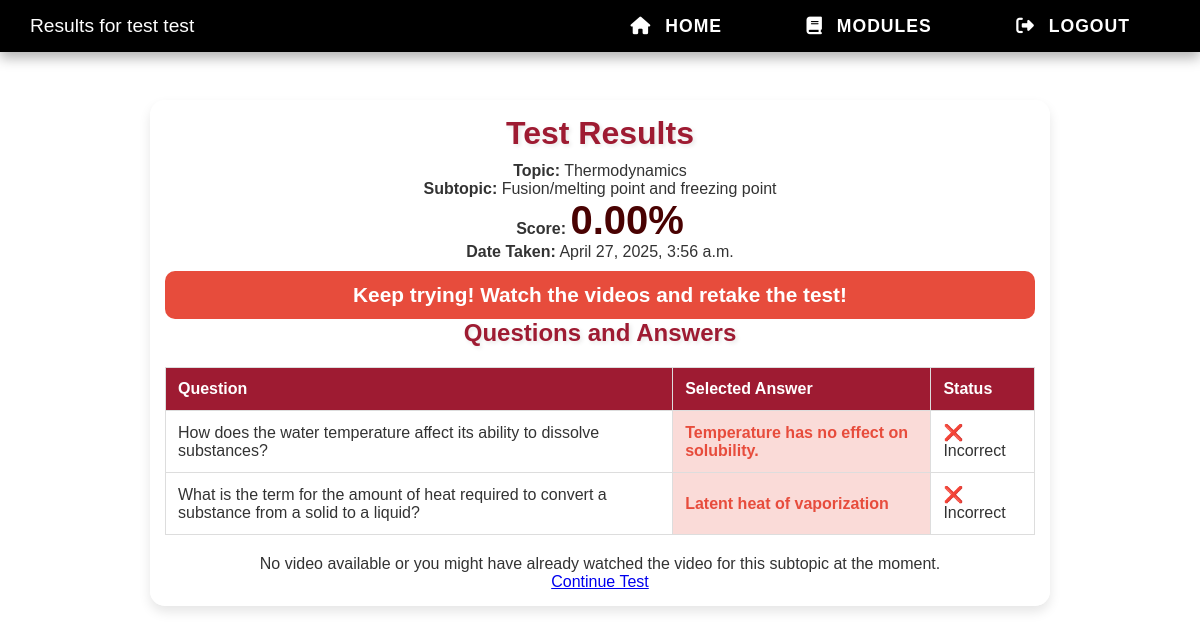
Page /test-results/1/1/ (signed in) on the earlier database version.
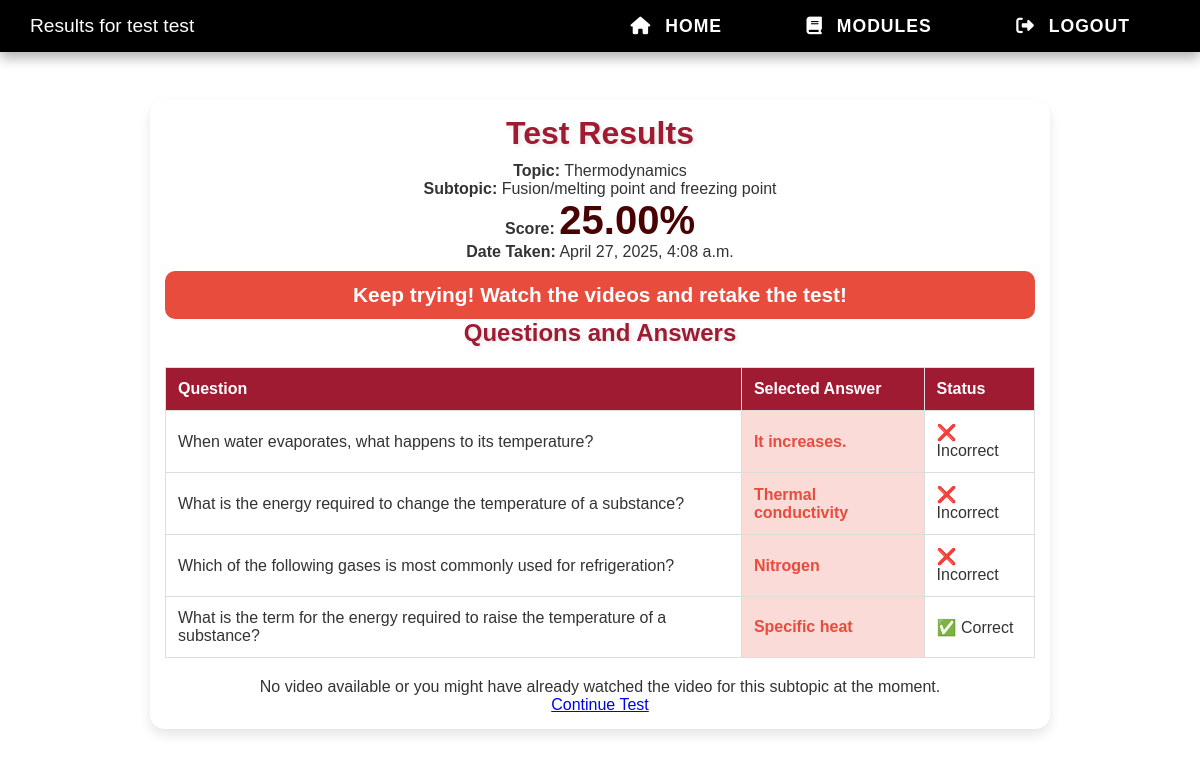
Same page on the later database version.
### my_app/models.py (models this page shows, shortened)
class Topic(models.Model):
    topic_id = models.AutoField(primary_key=True)
    topic_name = models.CharField(max_length=30)
    topic_order = models.IntegerField()

class Subtopic(models.Model):
    topic = models.ForeignKey(Topic, related_name="subtopics", on_delete=models.CASCADE)
    subtopic_id = models.AutoField(primary_key=True)
    subtopic_name = models.CharField(max_length=255)
    subtopic_order_number = models.IntegerField()
    def __str__(self):
        return self.subtopic_name

class Assessment(models.Model):
    assessment_id = models.AutoField(primary_key=True)
    student = models.ForeignKey(Student, on_delete=models.CASCADE, to_field="student_id")
    date_taken = models.DateTimeField(auto_now_add=True)
    score = models.DecimalField(max_digits=5, decimal_places=2, default=0.00)
    topic = models.ForeignKey(Topic, related_name="assessments", on_delete=models.CASCADE)
    subtopic = models.ForeignKey(Subtopic, related_name="assessments", on_delete=models.CASCADE)
    level = models.CharField(max_length=15)
    questions = models.ManyToManyField(Question)

class AssessmentResponse(models.Model):
    response_id = models.AutoField(primary_key=True)
    assessment = models.ForeignKey(Assessment, on_delete=models.CASCADE)
    question = models.ForeignKey(Question, on_delete=models.CASCADE)
    selected_option = models.ForeignKey(Option, on_delete=models.SET_NULL, null=True)

class Question(models.Model):
    question_id = models.AutoField(primary_key=True)
    question_text = models.TextField()
    topic = models.ForeignKey(Topic, related_name="questions", on_delete=models.CASCADE)
    subtopic = models.ForeignKey(Subtopic, related_name="questions", on_delete=models.CASCADE)
    assigned_at = models.IntegerField(choices=[(0, 'Before Assignment'), (1, 'After Assignment')], default=0)
    difficulty_level = models.CharField(max_length=15, choices=[
        ('Beginner', 'Beginner'),
        ('Intermediate', 'Intermediate'),
        ('Advanced', 'Advanced'),
    ])

class Option(models.Model):
    option_id = models.AutoField(primary_key=True)
    question = models.ForeignKey(Question, on_delete=models.CASCADE, related_name="options")
    option_text = models.CharField(max_length=255)
    is_correct = models.BooleanField(default=False)

### my_app/views.py (the view, shortened to what this page needs)
# urls.py: path('test-results/<int:topic_id>/<int:subtopic_id>/', test_results, name='test_results'),
@login_required
def test_results(request, topic_id, subtopic_id):
    try:
        student = get_object_or_404(Student, user=request.user)
        topic = get_object_or_404(Topic, topic_id=topic_id)
        subtopic = get_object_or_404(Subtopic, subtopic_id=subtopic_id, topic=topic)
        assessment = Assessment.objects.filter(student=student, topic=topic).order_by("-date_taken").first()
        if not assessment:
            return JsonResponse({"error": "No assessment data found for this topic."}, status=404)
        responses = AssessmentResponse.objects.filter(assessment=assessment)
        score = assessment.score
        print(subtopic)
        video_progress_entries = VideoProgress.objects.filter(student=student, subtopic=subtopic)
        print("Video - test results - ", video_progress_entries)
        video_data = []
        video_url = None
        progress = Progress.objects.filter(student=student, current_subtopic=subtopic).first()
        print("Progress - ", progress)
        if not video_progress_entries.exists() and progress:
            progress.video_watched = True
            progress.save()
        context = {
            "student_name": f"{student.first_name} {student.last_name}",
            "topic": topic,
            "subtopic": subtopic,
            "score": score,
            "date_taken": assessment.date_taken,
            "responses": responses,
            "video_data": video_data,
            "video_url": video_url,
            "student_id": student.student_id,
            "score_after": progress.score_after if progress else None,
        }
        return render(request, "my_app/test_results.html", context)
    except Exception as e:
        print("Error in test_results:", e)
        return JsonResponse({"error": str(e)}, status=400)

### my_app/models.py (called while the page is built)
    def __str__(self):
        return f"{self.first_name} {self.last_name}"

    def __str__(self):
        return self.title

    def __str__(self):
        return f"Progress of {self.student} in {self.module}"

### my_app/Templates/my_app/test_results.html (shortened to what this page needs)
{% load static %}
<!DOCTYPE html>
<html lang="en">
<head>
    <link rel="stylesheet" href="{% static 'CSS/testResults.css' %}?v=3">
</head>
<body>
    <nav class="navbar">
        <div class="left">
            <span class="welcome-text">Results for {{ student_name }}</span>
        </div>
        <div class="right">
            <a href="{% url 'home' %}" class="nav-link"><i class="fas fa-home"></i> Home</a>
            <a href="{% url 'modules' %}" class="nav-link"><i class="fas fa-book"></i> Modules</a>
            <a href="{% url 'logout' %}" class="nav-link"><i class="fas fa-sign-out-alt"></i> Logout</a>
        </div>
    </nav>
    <div class="results-container">
        <h1>Test Results</h1>
        <p><strong>Topic:</strong> {{ topic.topic_name }}</p>
        <p><strong>Subtopic:</strong> {{ subtopic.subtopic_name }}</p>
        <p><strong>Score:</strong> <span class="score">{{ score }}%</span></p>
        <p><strong>Date Taken:</strong> {{ date_taken }}</p>
        <div id="feedback-message"></div>
        <h2>Questions and Answers</h2>
        <table class="results-table">
            <thead>
                <tr>
                    <th>Question</th>
                    <th>Selected Answer</th>
                    <th>Status</th>
                </tr>
            </thead>
            <tbody>
                {% for response in responses %}
                <tr>
                    <td>{{ response.question.question_text }}</td>
                    <td class="{% if response.correct %}correct-answer{% else %}incorrect-answer{% endif %}">
                        {{ response.selected_option.option_text }}
                    </td>
                    <td>
                        {% if response.selected_option.is_correct %}
                            ✅ Correct
                        {% else %}
                            ❌ Incorrect
                        {% endif %}
                    </td>
                </tr>
                {% endfor %}
            </tbody>
        </table>
        <div class="learning-section">
            {% if video_url %}
                <h3>Missed a few questions? Watch the video module to improve!</h3>
                <a href="{% url 'learning_video' topic_id=topic.topic_id subtopic_id=subtopic.subtopic_id %}" class="watch-video-button">
                    Watch Learning Video
                </a>
            {% else %}
                {% if score_after %}
                    <p>You’ve already completed this subtopic and watched the video.</p>
                        <p>Click on the modules to see which is next subtopic.</p>
                {% else %}
                    <p>No video available or you might have already watched the video for this subtopic at the moment.</p>
                    <a href="{% url 'test' topic_id=topic.topic_id subtopic_id=subtopic.subtopic_id %}" class="start-btn">
                        Continue Test
                    </a>
                {% endif %}
            {% endif %}
        </div>
    </div>
</body>
</html>

### my_app/Static/CSS/testResults.css (style rules this page uses)
* { margin: 0; padding: 0; box-sizing: border-box; }
body { font-family: 'Arial', sans-serif; background-color: white; color: #333; height: 100vh; display: flex; flex-direction: column; justify-content: flex-start; align-items: center; }
.navbar { display: flex; justify-content: space-between; align-items: center; width: 100%; background-color: #000; padding: 15px 30px; box-shadow: 0 6px 12px rgba(0, 0, 0, 0.3); position: fixed; top: 0; left: 0; z-index: 10; }
.navbar .left .welcome-text { font-size: 1.2rem; color: white; }
.navbar .right a { color: white; text-decoration: none; margin: 0 20px; padding: 10px 20px; font-size: 1.1rem; font-weight: bold; text-transform: uppercase; letter-spacing: 1px; transition: all 0.3s ease; }
.navbar .right a i { margin-right: 8px; }
.results-container { margin-top: 100px; width: 100%; max-width: 900px; text-align: center; padding: 15px; background: rgba(255, 255, 255, 0.9); border-radius: 15px; box-shadow: 0 6px 12px rgba(0, 0, 0, 0.1); }
.results-container h1, h2 { margin-bottom: 10px; color: #9e1b32; font-weight: bold; text-shadow: 2px 2px 4px rgba(0, 0, 0, 0.1); }
.score { font-size: 2.5rem; font-weight: bold; color: #490202; }
.feedback-message { font-size: 1.3rem; font-weight: bold; padding: 12px; margin-top: 10px; border-radius: 10px; text-align: center; transition: all 0.5s ease-in-out; }
.error { background: #E74C3C; color: white; }
.results-table { width: 100%; margin-top: 20px; border-collapse: collapse; }
.results-table th, .results-table td { padding: 12px; border: 1px solid #ddd; text-align: left; }
.results-table th { background-color: #9e1b32; color: white; }
.incorrect-answer { color: #E74C3C; background-color: #FADBD8; font-weight: bold; }
.learning-section { margin-top: 20px; }
html { scroll-behavior: smooth; }

Differences in the rows shown:
no longer on this page (row unchanged): Assessment: score "0.00", date_taken "April 27, 2025, 3:56 a.m."
no longer on this page (row unchanged): AssessmentResponse: question.question_text "How does the water temperature affect its ability to dissolve substances?", selected_option.option_text "Temperature has no effect on solubility.", shows "❌ Incorrect"
no longer on this page (row unchanged): AssessmentResponse: question.question_text "What is the term for the amount of heat required to convert a substance from a solid to a liquid?", selected_option.option_text "Latent heat of vaporization", shows "❌ Incorrect"
added Assessment: score "25.00", date_taken "April 27, 2025, 4:08 a.m."
added AssessmentResponse: question.question_text "When water evaporates, what happens to its temperature?", selected_option.option_text "It increases.", shows "❌ Incorrect"
added AssessmentResponse: question.question_text "What is the energy required to change the temperature of a substance?", selected_option.option_text "Thermal conductivity", shows "❌ Incorrect"
added AssessmentResponse: question.question_text "Which of the following gases is most commonly used for refrigeration?", selected_option.option_text "Nitrogen", shows "❌ Incorrect"
added AssessmentResponse: question.question_text "What is the term for the energy required to raise the temperature of a substance?", selected_option.option_text "Specific heat", shows "✅ Correct"
